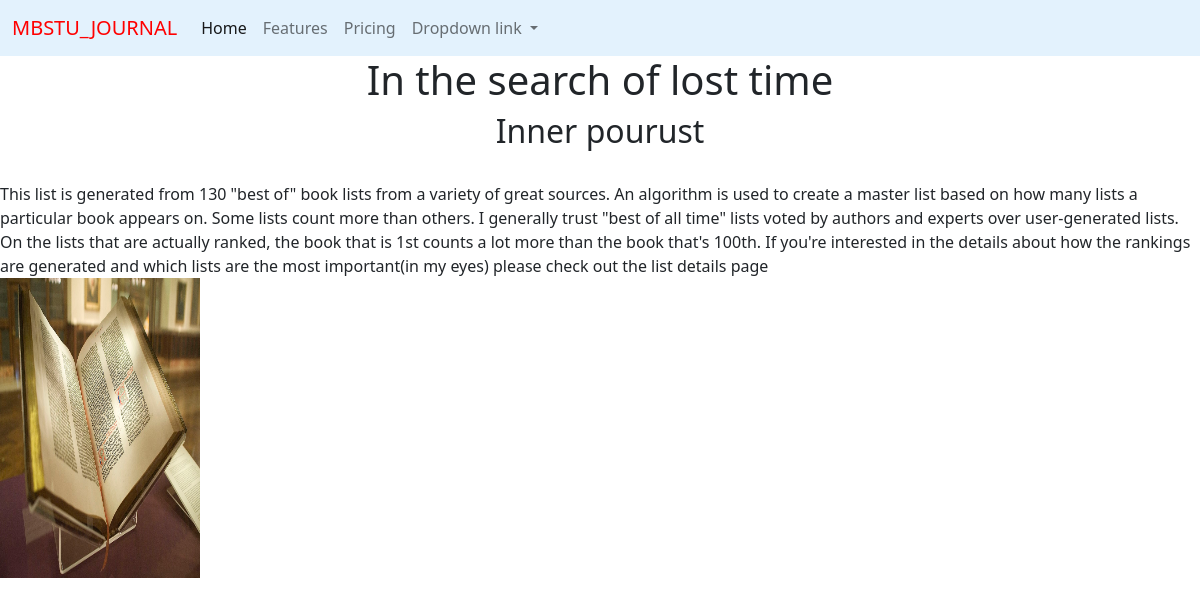
Screenshot of /paper/ad8d84af97cf4c6aa66e1e3687f729e0/ with the database file from the repository.
### journal_app/models.py (models this page shows, shortened)
class Papers(models.Model):
    title = models.CharField(max_length=200)
    description = models.TextField(null=True,blank=True)
    author = models.CharField(max_length=200)
    featured_image = models.ImageField(null=True,blank=True)
    demo_link = models.CharField(max_length=1000,null=True,blank=True)
    tags = models.ManyToManyField(Tag,blank=True)
    id = models.UUIDField(default=uuid.uuid4,unique=True,primary_key=True,editable=False)

### journal_app/views.py (the view)
# urls.py: path('paper/<str:paperid>/',views.singlePaper,name='singlepaper'),
def singlePaper(request,paperid):
    paperobj = Papers.objects.get(id=paperid)
    tags = paperobj.tags.all()
    context = {'paper':paperobj,'tags':tags }
    return render(request,'journal_app/single-paper.html',context)

### journal_app/templates/journal_app/single-paper.html
{% extends 'main.html' %}
{% block content %}
<h1 style="text-align: center ;">{{paper.title}}</h1>
<h2  style="text-align: center;">{{paper.author}}</h2>
  <br>
  {{paper.description}}
  <br>
  <img src="{{paper.featured_image.url}}" style="width:200px; height: 300px ;" alt="">
  <br>
  {% endblock %}

### rows the page displays
Papers: title "In the search of lost time", author "Inner pourust", description "This list is generated from 130 \"best of\" book lists from a variety of great sources. An algorithm is used to create a master list based on how many lists a particular book appears on. Some lists count more than others. I generally trust \"best of all time\" lists voted by authors and experts over user-generated lists. On the lists that are actually ranked, the book that is 1st counts a lot more than the book that's 100th. If you're interested in the details about how the rankings are generated and which lists are the most important(in my eyes) please check out the list details page", featured_image (picture)
